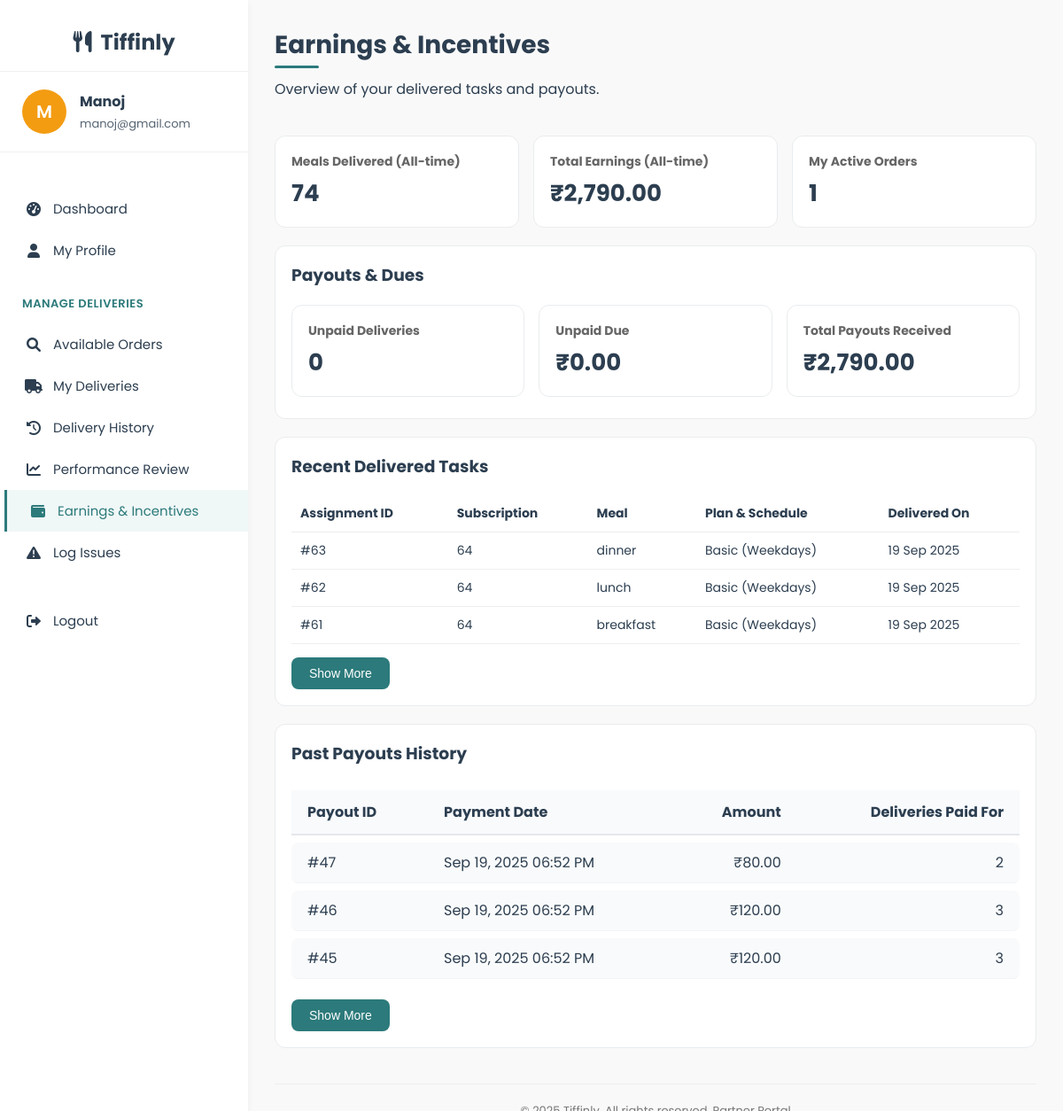
The app's page /delivery/earnings.php (signed in) with its own data.
### tables this page shows
CREATE TABLE `users` (
  `user_id` int(11) NOT NULL,
  `name` varchar(100) NOT NULL,
  `email` varchar(100) NOT NULL,
  `password` varchar(255) NOT NULL,
  `phone` varchar(15) DEFAULT NULL,
  `role` enum('user','admin','delivery') DEFAULT 'user',
  `created_at` timestamp NOT NULL DEFAULT current_timestamp(),
  `security_question` varchar(255) NOT NULL,
  `security_answer` varchar(255) NOT NULL
);

CREATE TABLE `delivery_assignments` (
  `assignment_id` int(11) NOT NULL,
  `subscription_id` int(11) NOT NULL,
  `delivery_date` date NOT NULL,
  `partner_id` int(11) NOT NULL,
  `assigned_at` timestamp NOT NULL DEFAULT current_timestamp(),
  `status` enum('pending','out_for_delivery','delivered','cancelled') NOT NULL DEFAULT 'pending',
  `meal_type` varchar(20) NOT NULL,
  `meal_id` int(11) DEFAULT NULL,
  `payment_id` int(11) DEFAULT NULL,
  `payment_status` enum('unpaid','paid') NOT NULL DEFAULT 'unpaid'
);

CREATE TABLE `meal_plans` (
  `plan_id` int(11) NOT NULL,
  `plan_name` varchar(50) NOT NULL,
  `description` text DEFAULT NULL,
  `plan_type` enum('basic','premium') NOT NULL,
  `is_active` tinyint(1) DEFAULT 1,
  `base_price` decimal(8,2) NOT NULL
);

CREATE TABLE `subscriptions` (
  `subscription_id` int(11) NOT NULL,
  `user_id` int(11) DEFAULT NULL,
  `plan_id` int(11) DEFAULT NULL,
  `dietary_preference` varchar(20) DEFAULT NULL,
  `start_date` date NOT NULL,
  `end_date` date NOT NULL,
  `schedule` enum('Weekdays','Extended','Full Week') NOT NULL,
  `delivery_time` time NOT NULL,
  `total_price` decimal(10,2) NOT NULL,
  `payment_status` enum('paid','unpaid','failed') DEFAULT 'unpaid',
  `status` enum('active','pending','cancelled','expired','completed') NOT NULL DEFAULT 'pending',
  `created_at` timestamp NOT NULL DEFAULT current_timestamp()
);

CREATE TABLE `partner_payments` (
  `payment_id` int(11) NOT NULL,
  `partner_id` int(11) NOT NULL,
  `subscription_id` int(11) DEFAULT NULL,
  `delivery_date` date DEFAULT NULL,
  `amount` decimal(10,2) NOT NULL,
  `delivery_count` int(11) NOT NULL DEFAULT 0,
  `payment_method` varchar(50) NOT NULL,
  `payment_status` enum('success','failed','pending') NOT NULL DEFAULT 'success',
  `transaction_ref` varchar(100) DEFAULT NULL,
  `created_at` timestamp NOT NULL DEFAULT current_timestamp()
);

### delivery/earnings.php (the view, shortened to what this page needs)
<?php
require_once('../config/db_connect.php');
$partner_id = $_SESSION['user_id'];
$user_stmt = $conn->prepare("SELECT name, email FROM users WHERE user_id = ?");
$user_stmt->bind_param("i", $partner_id);
$user_stmt->execute();
$user = $user_stmt->get_result()->fetch_assoc();
$RATE_PER_DELIVERY = 40.00;
$q_all = $conn->prepare("SELECT COUNT(*) AS delivered_cnt FROM delivery_assignments WHERE partner_id = ? AND status = 'delivered'");
$q_all->bind_param('i', $partner_id);
$q_all->execute();
$delivered_all = ($q_all->get_result()->fetch_assoc()['delivered_cnt'] ?? 0);
$q_payouts = $conn->prepare("SELECT COALESCE(SUM(amount),0) AS total FROM partner_payments WHERE partner_id = ? AND payment_status = 'success'");
$q_payouts->bind_param('i', $partner_id);
$q_payouts->execute();
$total_payouts = ($q_payouts->get_result()->fetch_assoc()['total'] ?? 0.0);
$total_earnings = $total_payouts;
$q_unpaid = $conn->prepare("SELECT COUNT(*) AS cnt FROM delivery_assignments WHERE partner_id = ? AND status = 'delivered' AND payment_status = 'unpaid'");
$q_unpaid->bind_param('i', $partner_id);
$q_unpaid->execute();
$unpaid_cnt = ($q_unpaid->get_result()->fetch_assoc()['cnt'] ?? 0);
$unpaid_due = $unpaid_cnt * $RATE_PER_DELIVERY;
$q_active = $conn->prepare("SELECT COUNT(DISTINCT subscription_id) as active_cnt FROM delivery_assignments WHERE partner_id = ? AND status IN ('pending', 'out_for_delivery')");
$q_active->bind_param('i', $partner_id);
$q_active->execute();
$active_orders_count = ($q_active->get_result()->fetch_assoc()['active_cnt'] ?? 0);
$recent = [];
$q_recent = $conn->prepare("SELECT da.assignment_id, da.subscription_id, da.meal_type, da.delivery_date, s.schedule, mp.plan_name
  FROM delivery_assignments da JOIN subscriptions s ON da.subscription_id = s.subscription_id JOIN meal_plans mp ON s.plan_id = mp.plan_id
  WHERE da.partner_id = ? AND da.status = 'delivered'
  ORDER BY da.delivery_date DESC, da.assignment_id DESC LIMIT 15");
$q_recent->bind_param('i', $partner_id);
$q_recent->execute();
$r_recent = $q_recent->get_result();
while ($row = $r_recent->fetch_assoc()) { $recent[] = $row; }
?>
<!DOCTYPE html>
<html lang="en">
<head>
  <link rel="stylesheet" href="https://cdnjs.cloudflare.com/ajax/libs/font-awesome/6.0.0-beta3/css/all.min.css">
  <link rel="stylesheet" href="../user/user_css/profile_style.css">
</head>
<body>
<div class="dashboard-container">
  <div class="sidebar">
    <div class="sidebar-header"><i class="fas fa-utensils"></i>&nbsp; Tiffinly</div>
    <div class="admin-profile">
      <div class="admin-avatar"><?php echo strtoupper(substr($user['name'] ?? 'P', 0, 1)); ?></div>
      <div class="admin-info">
        <h4><?php echo htmlspecialchars($user['name'] ?? 'Partner'); ?></h4>
        <p><?php echo htmlspecialchars($user['email'] ?? ''); ?></p>
      </div>
    </div>
    <div class="sidebar-menu">
      <a href="partner_dashboard.php" class="menu-item"><i class="fas fa-tachometer-alt"></i> Dashboard</a>
      <a href="partner_profile.php" class="menu-item"><i class="fas fa-user"></i> My Profile</a>
      <div class="menu-category">Manage Deliveries</div>
      <a href="available_orders.php" class="menu-item"><i class="fas fa-search"></i> Available Orders</a>
      <a href="my_deliveries.php" class="menu-item"><i class="fas fa-truck"></i> My Deliveries</a>
      <a href="delivery_history.php" class="menu-item"><i class="fas fa-history"></i> Delivery History</a>
      <a href="performance_review.php" class="menu-item"><i class="fas fa-chart-line"></i> Performance Review</a>
      <a href="earnings.php" class="menu-item active"><i class="fas fa-wallet"></i> Earnings & Incentives</a>
      <a href="log_issues.php" class="menu-item"><i class="fas fa-exclamation-triangle"></i> Log Issues</a>
      <div style="margin-top:30px"><a href="../logout.php" class="menu-item"><i class="fas fa-sign-out-alt"></i> Logout</a></div>
    </div>
  </div>
  <div class="main-content">
    <div class="header">
      <div>
        <h1>Earnings & Incentives</h1>
        <p>Overview of your delivered tasks and payouts.</p>
      </div>
    </div>
    <div class="stats">
      <div class="stat-card"><h3>Meals Delivered (All-time)</h3><div class="value"><?php echo (int)$delivered_all; ?></div></div>
      <div class="stat-card"><h3>Total Earnings (All-time)</h3><div class="value">₹<?php echo number_format($total_earnings, 2); ?></div></div>
      <div class="stat-card"><h3>My Active Orders</h3><div class="value"><?php echo (int)$active_orders_count; ?></div></div>
      </div>
    <div class="content-card">
      <h3 style="margin-top:0">Payouts & Dues</h3>
      <div class="sub-stats">
        <div class="stat-card"><h3>Unpaid Deliveries</h3><div class="value"><?php echo (int)$unpaid_cnt; ?></div></div>
        <div class="stat-card"><h3>Unpaid Due</h3><div class="value">₹<?php echo number_format($unpaid_due, 2); ?></div></div>
        <div class="stat-card"><h3>Total Payouts Received</h3><div class="value">₹<?php echo number_format((float)$total_payouts, 2); ?></div></div>
      </div>
    </div>
    <div class="content-card">
      <h3 style="margin-top:0">Recent Delivered Tasks</h3>
      <table class="table" id="recent-tasks-table">
        <thead><tr><th>Assignment ID</th><th>Subscription</th><th>Meal</th><th>Plan & Schedule</th><th>Delivered On</th></tr></thead>
        <tbody id="recent-tasks-body">
        <?php if (empty($recent)): ?>
          <tr><td colspan="5" style="color:#777">No delivered tasks yet</td></tr>
        <?php else: foreach ($recent as $index => $r): ?>
          <tr class="task-row" <?php if ($index >= 3) echo 'style="display:none;"'; ?>>
            <td>#<?php echo (int)$r['assignment_id']; ?></td>
            <td><?php echo (int)$r['subscription_id']; ?></td>
            <td><?php echo htmlspecialchars($r['meal_type']); ?></td>
            <td><?php echo htmlspecialchars($r['plan_name'] . ' (' . $r['schedule'] . ')'); ?></td>
            <td><?php echo $r['delivery_date'] ? date('d M Y', strtotime($r['delivery_date'])) : 'N/A'; ?></td>
          </tr>
        <?php endforeach; endif; ?>
        </tbody>
      </table>
      <?php if (count($recent) > 3): ?>
        <button id="toggle-tasks-btn" class="btn btn-primary" style="margin-top: 15px; display: inline-block;">Show More</button>
      <?php endif; ?>
    </div>
    <div class="content-card">
      <h3 style="margin-top:0">Past Payouts History</h3>
      <div class="table-container" style="overflow-x:auto;">
        <table class="payment-table" style="width:100%; border-collapse:separate; border-spacing:0 8px; background:#fff;">
          <thead>
            <tr style="background:#f8fafc;">
              <th style="padding:12px 18px; text-align:left; border-bottom:2px solid #e5e7eb;">Payout ID</th>
              <th style="padding:12px 18px; text-align:left; border-bottom:2px solid #e5e7eb;">Payment Date</th>
              <th style="padding:12px 18px; text-align:right; border-bottom:2px solid #e5e7eb;">Amount</th>
              <th style="padding:12px 18px; text-align:right; border-bottom:2px solid #e5e7eb;">Deliveries Paid For</th>
            </tr>
          </thead>
          <tbody>
            <?php
              $recent_pay = [];
              $qp = $conn->prepare("SELECT payment_id, amount, delivery_count, created_at FROM partner_payments WHERE partner_id = ? AND payment_status = 'success' ORDER BY created_at DESC LIMIT 10");
              $qp->bind_param('i', $partner_id);
              $qp->execute();
              $rp = $qp->get_result();
              while ($row = $rp->fetch_assoc()) { $recent_pay[] = $row; }
            ?>
            <?php if (empty($recent_pay)): ?>
              <tr><td colspan="4" style="text-align:center;padding:20px;color:#666">No past payouts found.</td></tr>
            <?php else: $i=0; foreach ($recent_pay as $p): $i++; ?>
              <tr class="payout-row" style="<?php echo $i > 3 ? 'display:none;' : ''; ?> background:#f9fafb; border-radius:8px;">
                <td style="padding:10px 18px; border-bottom:1px solid #f1f5f9; border-radius:8px 0 0 8px;">#<?php echo htmlspecialchars($p['payment_id']); ?></td>
                <td style="padding:10px 18px; border-bottom:1px solid #f1f5f9;"><?php echo date('M d, Y h:i A', strtotime($p['created_at'])); ?></td>
                <td style="padding:10px 18px; text-align:right; border-bottom:1px solid #f1f5f9;">₹<?php echo number_format($p['amount'], 2); ?></td>
                <td style="padding:10px 18px; text-align:right; border-bottom:1px solid #f1f5f9; border-radius:0 8px 8px 0;"><?php echo (int)$p['delivery_count']; ?></td>
              </tr>
            <?php endforeach; endif; ?>
          </tbody>
        </table>
      </div>
      <?php if (count($recent_pay) > 3): ?>
        <button id="toggle-payouts-btn" class="btn btn-primary" style="margin-top: 15px;">Show More</button>
      <?php endif; ?>
    </div>
    <footer>&copy; <?php echo date('Y'); ?> Tiffinly. All rights reserved. Partner Portal</footer>
  </div>
</div>
</body>
</html>

### user/user_css/profile_style.css (style rules this page uses)
:root { --primary-color: #2C7A7B; --secondary-color: #F39C12; --accent-color: #F1C40F; --dark-color: #2C3E50; --light-color: #F9F9F9; --success-color: #27AE60; --danger-color: #E74C3C; --shadow-sm: 0 1px 3px rgba(0,0,0,0.12); --shadow-md: 0 4px 6px rgba(0,0,0,0.1); --shadow-lg: 0 10px 25px rgba(0,0,0,0.1); --transition-fast: all 0.2s ease; --transition-medium: all 0.3s ease; --transition-slow: all 0.5s ease; }
body { font-family: 'Poppins', sans-serif; margin: 0; padding: 0; background-color: var(--light-color); color: var(--dark-color); overflow-x: hidden; }
.dashboard-container { display: grid; grid-template-columns: 280px 1fr; min-height: 100vh; height: 100vh; overflow: hidden; }
.sidebar { background-color: white; box-shadow: var(--shadow-md); padding: 30px 0; position: relative; z-index: 10; height: 100vh; overflow-y: auto; animation: slideInLeft 0.6s ease-out; }
.sidebar-header { padding: 0 25px 15px; border-bottom: 1px solid #f0f0f0; text-align: center; }
.sidebar-menu { padding: 25px 0; }
.menu-category { color: var(--primary-color); font-size: 13px; font-weight: 600; text-transform: uppercase; letter-spacing: 0.5px; padding: 12px 25px; margin-top: 15px; }
.menu-item { padding: 12px 25px; display: flex; align-items: center; color: var(--dark-color); text-decoration: none; transition: var(--transition-medium); font-size: 15px; border-left: 3px solid transparent; }
.menu-item:hover, .menu-item.active { background-color: #FFF5F3; color: var(--primary-color); border-left: 3px solid var(--primary-color); transform: translateX(5px); }
.menu-item i { margin-right: 12px; font-size: 16px; width: 20px; text-align: center; }
.main-content { padding: 35px; background-color: var(--light-color); height: 100vh; overflow-y: auto; animation: fadeIn 0.8s ease-out; }
.header { display: flex; justify-content: space-between; align-items: center; margin-bottom: 35px; }
.btn { padding: 10px 20px; border-radius: 8px; border: none; cursor: pointer; font-weight: 500; transition: var(--transition-medium); font-size: 14px; }
.btn-primary { background-color: var(--primary-color); color: white; }

### records on screen
users: name "M", name "Manoj", email "manoj@gmail.com"
delivery_assignments: assignment_id "63", subscription "64", meal_type "dinner", meal_plans.plan_name "Basic (Weekdays)", delivery_date "19 Sep 2025"
delivery_assignments: assignment_id "62", subscription "64", meal_type "lunch", meal_plans.plan_name "Basic (Weekdays)", delivery_date "19 Sep 2025"
delivery_assignments: assignment_id "61", subscription "64", meal_type "breakfast", meal_plans.plan_name "Basic (Weekdays)", delivery_date "19 Sep 2025"
partner_payments: payment_id "47", created_at "Sep 19, 2025 06:52 PM", amount "80.00", delivery_count "2"
partner_payments: payment_id "46", created_at "Sep 19, 2025 06:52 PM", amount "120.00", delivery_count "3"
partner_payments: payment_id "45", created_at "Sep 19, 2025 06:52 PM", amount "120.00", delivery_count "3"

### other values on screen
$delivered_all "74"
$total_earnings "2,790.00"
$active_orders_count "1"
$unpaid_cnt "0"
$unpaid_due "0.00"
$total_payouts "2,790.00"
